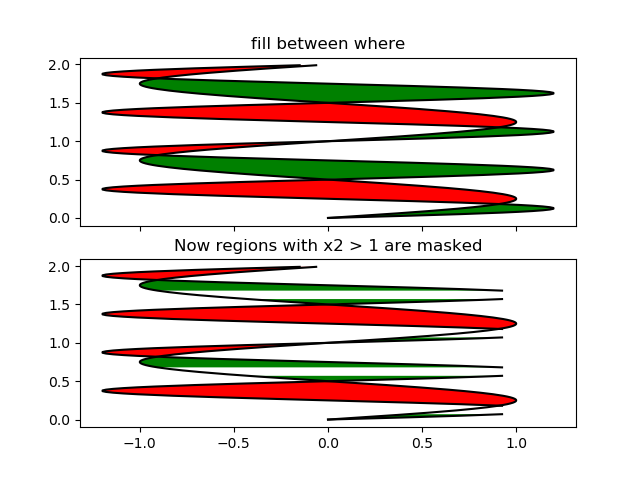

Source code (Python):
import matplotlib.pyplot as plt
import numpy as np

y = np.arange(0.0, 2, 0.01)
x1 = np.sin(2 * np.pi * y)
x2 = 1.2 * np.sin(4 * np.pi * y)

fig, [ax1, ax2, ax3] = plt.subplots(3, 1, sharex=True)

ax1.fill_betweenx(y, 0, x1,where=x1>0,facecolor='#20B2AA')
ax1.fill_betweenx(y, 0, x1,where=x1<0,facecolor='#32CD32')
ax1.set_ylabel('(x1, 0)')

ax2.fill_betweenx(y, x1, 1)
ax2.set_ylabel('(x1, 1)')

ax3.fill_betweenx(y, x1, x2)
ax3.set_ylabel('(x1, x2)')
ax3.set_xlabel('x')
plt.savefig('2')
# now fill between x1 and x2 where a logical condition is met.  Note
# this is different than calling
#   fill_between(y[where], x1[where], x2[where])
# because of edge effects over multiple contiguous regions.

fig, [ax, ax1] = plt.subplots(2, 1, sharex=True)
ax.plot(x1, y, x2, y, color='black')
ax.fill_betweenx(y, x1, x2, where=x2 >= x1, facecolor='green')
ax.fill_betweenx(y, x1, x2, where=x2 <= x1, facecolor='red')
ax.set_title('fill between where')

# Test support for masked arrays.
x2 = np.ma.masked_greater(x2, 1.0)
ax1.plot(x1, y, x2, y, color='black')
ax1.fill_betweenx(y, x1, x2, where=x2 >= x1, facecolor='green')
ax1.fill_betweenx(y, x1, x2, where=x2 <= x1, facecolor='red')
ax1.set_title('Now regions with x2 > 1 are masked')

# This example illustrates a problem; because of the data
# gridding, there are undesired unfilled triangles at the crossover
# points.  A brute-force solution would be to interpolate all
# arrays to a very fine grid before plotting.
plt.savefig('1')
